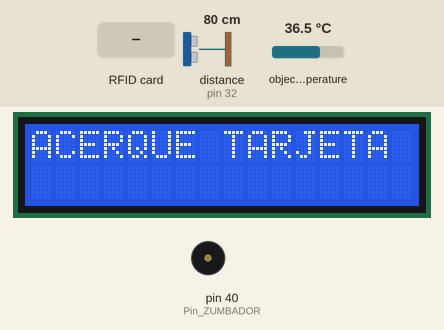
This sketch was run on a simulated Arduino Mega 2560, built with avr-gcc and run on an emulated ATmega2560. Shown: 16×2 character LCD, buzzer (waves = sounding). Inputs (shaded band) come from the test bench; at power-on: distance to the obstacle (sensor on pin 32) 80 cm, object temperature 36.5 °C. The echo pulse lasts 58.3 µs per cm; what the sketch prints to the serial monitor is not drawn.

Above: at 6.1 s.
6.2 s: RFID card 5E 7A 19 C4 held to the reader
At 6.44 s:
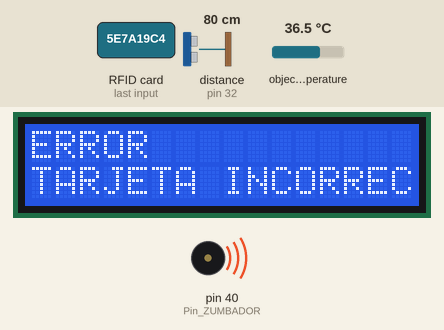
8.5 s: RFID card EA 15 4E 19 held to the reader
At 10.0 s:
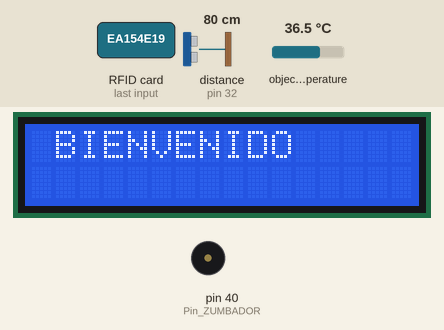
At 11.6 s:
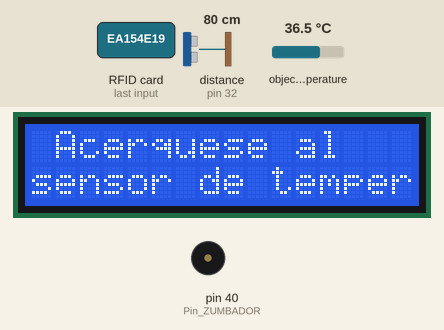
Timing chart, 0 to 13.1 s (numbered marks = the images above; inputs shaded):
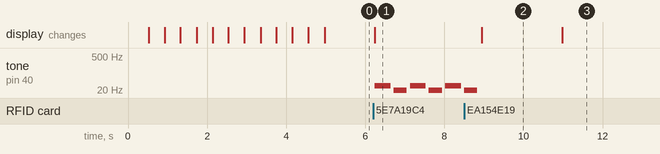

The sketch:

PRIMER_GERMEN.ino
```cpp
//LIBRERIAS
#include <SPI.h>      // incluye libreria bus SPI
#include <MFRC522.h>      // incluye libreria especifica para MFRC522
#include <Wire.h> //LIBRERIA COMUNICACION
#include <LiquidCrystal_I2C.h> //LIBRERIA LCD
#include <Adafruit_MLX90614.h> //LIBRERIA TERMOMETRO INFRARROJO
#include <SR04.h> // Libreria ultrasonico


//CONSTANTES
// Definicion de pines NFC
#define RST_PIN  49      // constante para referenciar pin de reset
#define SS_PIN  53      // constante para referenciar pin de slave select
// Definicion de pines ultrasonido
#define Echo 30
#define Trig 32


//Objetos necesarios para los sensores:
MFRC522 mfrc522(SS_PIN, RST_PIN); // crea objeto mfrc522 enviando pines de slave select y reset
Adafruit_MLX90614 mlx = Adafruit_MLX90614(); //objeto para el LCD

//usuarios y "base de datos de usuarios" (esto se trasladará a visual por ficheros en una versión posterior)
byte Lectura_vector[4];         // crea un vector para guardar el ID leido
byte Usuario1[4]= {0xEA, 0x15, 0x4E, 0x19} ;    // ID de tarjeta del usuario 1
byte Usuario2[4]= {0x06, 0x76, 0x25, 0xD9} ;    // ID de tarjeta del usuario 2

// Ajusta la dirección de la LCD a 0x27 para una pantalla de 16 caracteres y 2 lineas
LiquidCrystal_I2C lcd(0x27, 16, 2);


//-----------------------------------------------------------------------------------------------------------------------
//                                                     | VOID SETUP |
//-----------------------------------------------------------------------------------------------------------------------
void setup() {

  Serial.begin(9600);     // inicializa la comunicacion a traves del monitor serie a 9600 bps
  SPI.begin();        // inicializa bus SPI
  mfrc522.PCD_Init();     // inicio modulo lector
  Serial.println("Listo"); //REVISAR (lo retiraremos al final del proyecto)
  pinMode(40, OUTPUT); // Pin ZUMBADOR
  bool usuario_existente = false;


  // Inicializa la LCD y el MLX90614
  lcd.init();
  mlx.begin();
  lcd.backlight();// Enciende la retroiluminación.

  //FUNCION INICIO LCD
    //FUNCION INICIO
  //bucle inicializacion (DETALLE)
    lcd.setCursor(0, 0);
    for (int z1=1;z1<=3;z1++){
      lcd.print("Iniciando");
      for (int z2=1;z2<=3;z2++){
        delay(400);
        lcd.print(".");
        }
        delay(400);
        lcd.clear();
      }
    Serial.println("Arduino iniciado");


}//FIN SETUP

//-----------------------------------------------------------------------------------------------------------------------
//                                                     | VOID LOOP |
//-----------------------------------------------------------------------------------------------------------------------

void loop() {
  float temperatura_visual=0.0;
    bool usuario_existente=false;
    lcd.clear();
    lcd.setCursor(0, 0);
      lcd.print("ACERQUE TARJETA");


//-----------------------------------------------------------------------------------------------------------------------
//                                                     SECCION NFC

  if ( ! mfrc522.PICC_IsNewCardPresent()) {return;}//sale del bucle si no hay tarjeta
  if ( ! mfrc522.PICC_ReadCardSerial()) {return;}//sale del bucle si no puede leer correctamente

    Serial.print("UID:"); //REVISAR.  SIRVE para imprimir por pantalla (RETIRAR EN EL CODIGO FINAL)

    for (byte i = 0; i < mfrc522.uid.size; i++) { // bucle recorre de a un byte por vez el UID

      //imprime por pantalla
      if (mfrc522.uid.uidByte[i] < 0x10){   // si el byte leido es menor a 0x10
        Serial.print(" 0"); }      // imprime espacio en blanco y numero cero
        else{ Serial.print(" "); }       // imprime un espacio en blanco
          Serial.print(mfrc522.uid.uidByte[i], HEX);    // imprime el byte del UID leido en hexadecimal


          //Guardando el ID en un vector
          Lectura_vector[i]=mfrc522.uid.uidByte[i];     // almacena en array el byte del ID leido
          }

          Serial.print("\t");         // imprime un espacio de tabulacion


              //REVISAR comparacion con "base de datos de arduino" (RETIRAR EN LA VERSION VISUAL)
         if(comparacion_vector(Lectura_vector, Usuario1)){    // llama a funcion comparaUID con Usuario1 // si retorna verdadero muestra texto bienvenida
            usuario_existente=true;
            Serial.println("Bienvenido Usuario 1");
            lcd.clear();
            lcd.print(" BIENVENIDO");delay(2000);
         }
            else if(comparacion_vector(Lectura_vector, Usuario2)){ // llama a funcion comparaUID con Usuario2 // si retorna verdadero muestra texto bienvenida
              usuario_existente=true;
              Serial.println("Bienvenido Usuario 2");
              lcd.clear();
              lcd.print(" BIENVENIDO");delay(2000);
              }
              else{           // si retorna falso
                 Serial.println("No te conozco");
                 // muestra texto equivalente a acceso denegado
                 }

                  //DETENIENDO COMUNICACION CON TARJETA NFC
                  mfrc522.PICC_HaltA();     // detiene comunicacion con tarjeta

//                                                   FIN SECCION NFC
//-----------------------------------------------------------------------------------------------------------------------


//                                                 SECCION //VISUAL// DATOS ARDUINO-VISUAL (COMPROBAR NFC REGISTRADO) luego visual comprueba en ficheros
//                                                 SECCION //VISUAL// DATOS VISUAL-ARDUINO (ACCESO O NO ACCESO)


//-----------------------------------------------------------------------------------------------------------------------
//                                              SECCION MEDICION TEMPERATURA
   lcd.clear();
   if (usuario_existente==true){
      usuario_existente=false;//ya hemos entrado en el bucle
        lcd.setCursor(0, 0);
        lcd.print(" Acerquese al");
        lcd.setCursor(0, 1);
        lcd.print("sensor de temperatura");
        delay(3000);
        temperatura_visual=Medir_temperatura();
        Serial.print(temperatura_visual);
        lcd.clear();
        lcd.setCursor(0, 0);
        lcd.print("Su temperatura:");
        lcd.setCursor(0, 1);
        lcd.print(temperatura_visual); lcd.print("C");
        delay(3000);

   }else{ //tarjeta incorrecta
    lcd.setCursor(0, 0);
    lcd.print("ERROR");
    lcd.setCursor(0, 1);
    lcd.print("TARJETA INCORRECTA");
    Alarma_zumbador();
    lcd.clear();
    }

//                                                   FIN SECCION TEMPERATURA
//-----------------------------------------------------------------------------------------------------------------------


//                                                 SECCION //VISUAL// DATOS ARDUINO-VISUAL (TEMPERATURA) luego visual lo guarda
//                                                 SECCION //VISUAL// valorar (ACCESO O NO ACCESO) por temperatura


//                                                 SECCION CERRADURA

               /*
              lcd.clear();
              lcd.setCursor(0, 0);
              lcd.print("Fin bucle");*/

}  //llave fin loop

//-----------------------------------------------------------------------------------------------------------------------
//                                                     | FIN LOOP |
//-----------------------------------------------------------------------------------------------------------------------


//                                                      FUNCIONES


//FUNCION COMPARACION VECTORES con usuarios registrados
  boolean comparacion_vector(byte lectura[],byte usuario[]){ // funcion comparacion por bytes

    for (byte i=0; i < mfrc522.uid.size; i++){    // bucle recorre de a un byte por vez el UID
      if(lectura[i] != usuario[i])        // si byte de UID leido es distinto a usuario
        return(false);          // devuelve falso
        }
      return(true);           // si los 4 bytes coinciden devuelve verdadero
    }


//FUNCION MEDIR TEMPERATURA
  float Medir_temperatura(void){ //FUNCION MEDIR TEMPERATURA

  int Espera=3000; // Tiempo de espera para verificar al usuario
  int Dist; // Distancia del Ultrasonico
  int DistMin=10; // Distancia minima para detectar al usuario (mm)
  unsigned long Tiempo=0; // Tiempo que lleva detectado (millis)
  int M4=0; //para el for

  int Error=0;//NO HAY ERROR
  float Suma_temp=0; //variable necesaria para calcular la media y reducir errores
  float Media_temp=0; //variable necesaria para reducir errores en la medicion
  float medida_temp=0; //medida final que manda la funcion

    SR04 sr04=SR04(Echo,Trig); //inicialización del sensor ultrasonido
    Dist=sr04.Distance(); //distancia a la que estamos

    while(Dist>=DistMin){
      Error=0;
      Dist=sr04.Distance(); //distancia a la que estamos
        //medimos 4 veces (para calcular la media)
          for (M4=0;M4<=3;M4++){
            medida_temp=mlx.readObjectTempC();//empleamos una variable, en vez de invocar a la funcion

              if (medida_temp>=33 && medida_temp<=44){ //barajamos un posible error
                Suma_temp=Suma_temp+medida_temp;//sumamos temperatura
                }else{ Error=1;} //ERROR
            medida_temp=0;
          }

          //ya tenemos las 4 medidas, calculamos la medida final (media)
          Media_temp=Suma_temp/4; Suma_temp=0;
         }


          if (Media_temp==0){Error=1;}  //nos aseguramos de que tengamos una medida que ofrecer
          if (Error==1){Error_temperatura();} //Funcion error por LCD
          return Media_temp;
       }


//FUNCION ERROR (MEDICION TEMPERATURA)    <<<LCD>>>
  void Error_temperatura(void){
    //MOSTRAR ERROR POR LCD
    lcd.clear();
    lcd.print(" ERROR MEDICION ");
    delay(300);
    lcd.clear();
    delay(300);
    lcd.print(" ERROR MEDICION ");
    delay(300);
    lcd.clear();
    delay(300);
    lcd.print(" ERROR MEDICION ");
    delay(2000);
    lcd.clear();
    }

  void Alarma_zumbador(void){
      int o1=0;
      for (int o1=1;o1<=3;o1++){
          tone(40, 30);
          delay(400);
          noTone(40);
          delay(80);
          tone(40, 15);
          delay(330);
          noTone(40);
          delay(80);
        }
  }


//                                                      FIN FUNCIONES
//-----------------------------------------------------------------------------------------------------------------------
```

Measured:
- after the input at 6.2 s, tone on pin 40 (Pin_ZUMBADOR): silent → 30 Hz at once, then repeats every 0.89 s: silent 0.08 s, 15 Hz 0.33 s, silent 0.08 s, 30 Hz 0.40 s; the display: changes at once (image 1)
- after the input at 8.5 s, the display: changes after 0.45 s (image 2)
- what the display in image 2 shows lasts 2.1 s, from 8.9 s to 11.0 s
